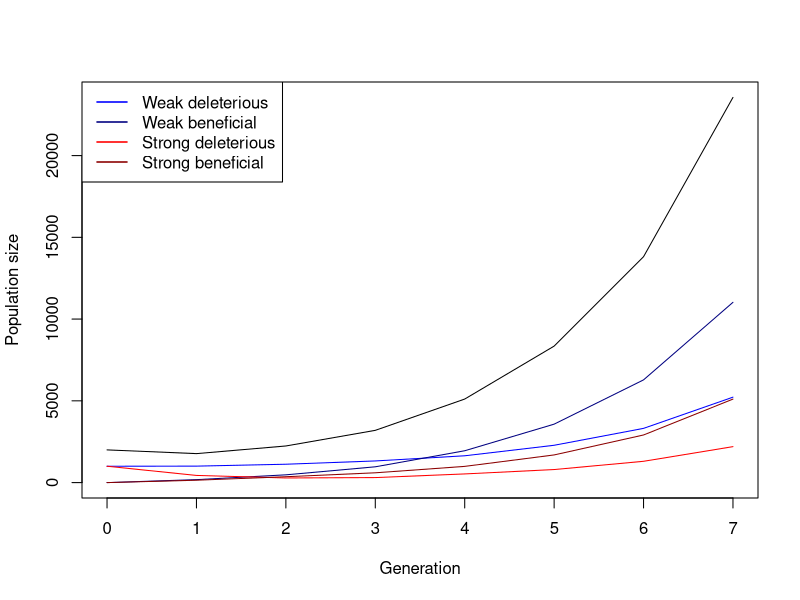

Reproduce this figure in R.
## ---- chunk 1
# Function for simulating one Generation in the Population
simulate_one_gen <- function(N_wd, N_wb, N_sd, N_sb, decay_rate_wm, decay_rate_sm, s_wm, s_sm, m_rate_wm, m_rate_sm) {
  
  # draw Offspring according to Poisson Distribution
  offsp_wd <- rpois(1, N_wd * (1-decay_rate_wm-s_wm))
  offsp_wb <- rpois(1, N_wb * (1-decay_rate_wm+s_wm))
  offsp_sd <- rpois(1, N_sd * (1-decay_rate_sm-s_sm))
  offsp_sb <- rpois(1, N_sb * (1-decay_rate_sm+s_sm))
  # draw changing Mutants according to Poisson Distribution
  mut_wd_to_wb <- rpois(1, offsp_wd * m_rate_wm)
  mut_sd_to_sb <- rpois(1, offsp_sd * m_rate_sm)
  mut_wb_to_wd <- rpois(1, offsp_wb * m_rate_wm)
  mut_sb_to_sd <- rpois(1, offsp_sb * m_rate_sm)
  
  # determine new Population Sizes of all four Mutants (2 versions of weak Mutations   and 2   versions of strong Mutations)
  N_wd_new <- max(offsp_wd - mut_wd_to_wb, 0)+(offsp_wd + mut_wb_to_wd)
  N_wb_new <- max(offsp_wb - mut_wb_to_wd, 0)+(offsp_wb + mut_wd_to_wb)
  N_sd_new <- max(offsp_sd - mut_sd_to_sb, 0)+(offsp_sd + mut_sb_to_sd)
  N_sb_new <- max(offsp_sb - mut_sb_to_sd, 0)+(offsp_sb + mut_sd_to_sb)
  
 return(c(N_wd_new, N_wb_new, N_sd_new, N_sb_new))
}
# Test the Function
print(simulate_one_gen(N_wd=50, N_wb=0, N_sd=50, N_sb=0, decay_rate_wm=0.1, decay_rate_sm=0.2, s_wm=0.2, s_sm=0.4, m_rate_wm=0.1, m_rate_sm=0.1))
## ---- chunk 2
# Simulation runs until the 100th Generation
max_gen=1000
simulate_pop <- function(init_wd, init_wb,  init_sd, init_sb, decay_rate_wm, decay_rate_sm, s_wm, s_sm, m_rate_wm, m_rate_sm, max_gen) {
  # Create the Vector in which to save the Results
  pop_vector <- c(init_wd,init_wb, init_sd, init_sb)
  # initiate the variables
  pop_new <- c(init_wd, init_wb, init_sd, init_sb)
  
  # run the Simulation until Generation max_gen
  for (i in 1:(max_gen + 1)) {
    # redefine the current Population one Generation later
    pop_new <- simulate_one_gen(pop_new[1],pop_new[2],pop_new[3],pop_new[4], decay_rate_wm, decay_rate_sm, s_wm, s_sm, m_rate_wm, m_rate_sm)
    # add the new Population Sizes to the Output Vector
    pop_vector <- rbind(pop_vector,pop_new)
    # Condition to stop the Simulation before max_gen: either the Population exceeds 1.5         Times the Original Population Size, or it goes extinct
    if ((sum(pop_new) >= 10 * sum(c(init_wd, init_wb, init_sd, init_sb))) || sum(pop_new) == 0)
      break

}
  
  # Define the Row and Column Names of the Output Vector
  rownames(pop_vector) <- (0:max_gen)[1:length(pop_vector[,1])] # Note that the Vector has to be cut if the Simulation stopped early
  colnames(pop_vector) <- c("wd","wb", "sd", "sb")
  # return the Result
  return(pop_vector)	
}


# Test the Function and plot the Result
# set max_gen to a Value to be used througout
max_gen <- 1000
# create your Simulation Data
output <- simulate_pop(init_wd=1000, init_wb=0,  init_sd=1000, init_sb=0, decay_rate_wm=0.2, decay_rate_sm=0.3, s_wm=0.2, s_sm=0.4, m_rate_wm=0.3, m_rate_sm=0.5,max_gen)
# show the last few Lines of the Data Table
print(tail(output))
# plot the Output - note that the Plot Range and the x Axis have to be adjusted based on the Length of the Table
# determine x axis Range 
x_range <- 0:(length(output[,1])-1)
# this plots the total Population Size
plot(x_range,output[,1]+output[,2]+output[ ,3]+output[ ,4],type='l',ylim=c(0,max(output[,1]+output[,2]+output[ ,3]+output[ ,4])),xlab =  "Generation",ylab = "Population size")
# add Number of wd Individuals
lines(x_range,output[,1], col="blue")
# add Number of wb Individuals
lines(x_range,output[,2], col="navyblue")
# add Number of sd Individuals
lines(x_range,output[,3], col="red")
# add Number of sb Individuals
lines(x_range,output[,4], col="darkred")
# add Legend
legend("topleft",
       legend=c("Weak deleterious","Weak beneficial","Strong deleterious","Strong beneficial"),
       col=c("blue","navyblue","red","darkred"), lty=1, lwd=1.5)
## ---- chunk 3
# set some Parameters to fixed Values
init_wd <- 50
init_wb <- 0
init_sd <- 50
init_sb <- 0
m_rate_wm <- 0.001
m_rate_sm <- 0.001
decay_rate_wm <- 0.1
decay_rate_sm <- 0.3
s_wm <- 0.2
s_sm <- 0.4
max_gen <- 1000
# determine how often to run the Simulation for each set of Parameters
no_replicates <- 100

# set Parameters to vary
s_values_wm <- c(0.2,0.3,0.4)
s_values_sm <- c(0.4,0.5,0.6)
m_values_wm <- c(0.01,0.05,0.1)
m_values_sm <- c(0.05,0.1,0.15)


# initialize Data Table - where to collect the Results
data_table <- c()
# run the Simulation across all chosen parameters
# loop over mutation rates
for(mval_wm in m_values_wm){
  for(mval_sm in m_values_sm){
    # loop over Selection strength
    for(sval_wm in s_values_wm){
      for(sval_sm in s_values_sm){
        # different Way of running many Simulations: make Replicates using "repeat" Function         with a counter i
        # reset Counter
        i<-1
        repeat {
          # increase Counter by one
          i<-i+1
          # run the Simulation once
          one_run <- simulate_pop(init_wd, init_wb, init_sd, init_sb,
                                  decay_rate_wm, decay_rate_sm,
                                  sval_wm, sval_sm, mval_wm, mval_sm, max_gen)
          # determine total Population Sizes
          total_size <- one_run[,1]+one_run[,2]+one_run[,3]+one_run[,4]
          # determine final Population Size for each Mutant
          N_end_wd <- one_run[nrow(one_run), "wd"]
          N_end_wb <- one_run[nrow(one_run), "wb"]
          N_end_sd <- one_run[nrow(one_run), "sd"]
          N_end_sb <- one_run[nrow(one_run), "sb"]
          
          total_end <- N_end_wd + N_end_wb + N_end_sd + N_end_sb
          # determine Frequencies of each mutant in the final Population
          freq_wd <- ifelse(total_end > 0, N_end_wd / total_end, 0)
          freq_wb <- ifelse(total_end > 0, N_end_wb / total_end, 0)
          freq_sd <- ifelse(total_end > 0, N_end_sd / total_end, 0)
          freq_sb <- ifelse(total_end > 0, N_end_sb / total_end, 0)
          # enter the D into the Table
          data_table <- rbind(data_table,c(mval_wm,mval_sm,sval_wm,sval_sm,N_end_wd,        N_end_wb, N_end_sd, N_end_sb,freq_wd, freq_wb, freq_sd,freq_sb)) # note that we add the                varying parameters (mutation rate and selection strength for each version of weak            and strong mutation) to the table too
          # stop the repeated Computation after no_replicates times
          
          
          if(i>no_replicates) break
          
        }
      }
    }
  }
}
#Mean Frequencies of each mutant
mean_freq_wd <- mean(freq_wd)*100
mean_freq_wb <- mean(freq_wb)*100
mean_freq_sd <- mean(freq_sd)*100
mean_freq_sb <- mean(freq_sb)*100

print(paste("Mean frequency of wd =", mean_freq_wd) )
print(paste("Mean frequency of wb =", mean_freq_wb) )
print(paste("Mean frequency of sd =", mean_freq_sd) )
print(paste("Mean frequency of sb =", mean_freq_sb) )
# define Column Names of Data Table
colnames(data_table) <- c("m_rate_wm","m_rate_sm","s_wm","s_sm","N_end_wd", "N_end_wb", "N_end_sd", "N_end_sb","freq_wd", "freq_wb", "freq_sd","freq_sb")
# show the first and last Lines of the Output
print(head(data_table))
print(tail(data_table))
